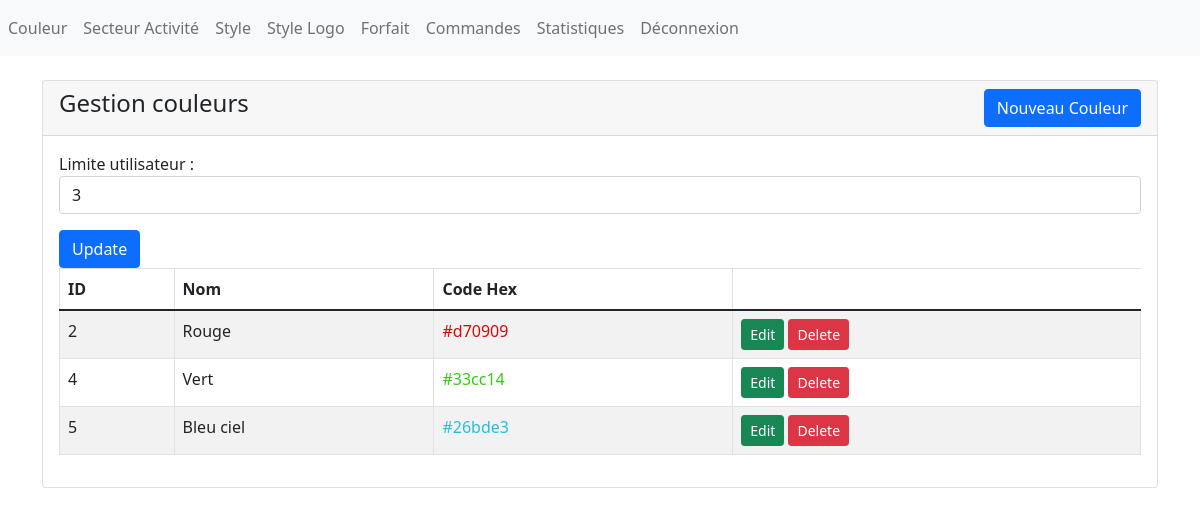
Page /site-logo/admin/Couleur.php (signed in) on the committed database.
### tables this page shows
CREATE TABLE IF NOT EXISTS `limite` (
  `limCouleur` int(11) NOT NULL,
  `limStyle` int(11) NOT NULL
);

CREATE TABLE IF NOT EXISTS `couleur` (
  `id` int(11) NOT NULL AUTO_INCREMENT,
  `libelle` varchar(255) DEFAULT NULL,
  `codeHexa` varchar(10) NOT NULL,
  PRIMARY KEY (`id`)
);

### site-logo/admin/Couleur.php (the view, shortened to what this page needs)
<?php
$bd = new DbConnect();
?>
<!doctype html>
<html lang="fr">
<head>
    <link href="https://cdn.jsdelivr.net/npm/bootstrap@5.1.3/dist/css/bootstrap.min.css" rel="stylesheet">
    <link rel="stylesheet" href="//cdn.jsdelivr.net/npm/alertifyjs@1.13.1/build/css/alertify.min.css" />
</head>
<body>
    <?php include 'asset/lib/navbar.php' ?>
    <div class="container mt-4">
        <div class="row">
            <div class="col-md-12">
                <div class="card">
                    <div class="card-header">
                        <h4>Gestion couleurs
                            <button type="button" class="btn btn-primary float-end" data-bs-toggle="modal" data-bs-target="#addCouleur">
                                Nouveau Couleur
                            </button>
                        </h4>
                    </div>
                    <div class="card-body">
                        <form id="updateLimite">
                            <div class="mb-3">
                                <?php
                                $conn = $bd->connect();
                                $sql = "SELECT limCouleur FROM limite";
                                $req = $conn->prepare($sql);
                                $req->execute();
                                $limite = $req->fetch(PDO::FETCH_ASSOC);
                                ?>
                                <label for="">Limite utilisateur :</label>
                                <input type="number" name="limite" id="limite" class="form-control" value="<?php echo $limite['limCouleur'] ?>" />
                            </div>
                            <button type="submit" class="btn btn-primary">Update</button>
                        </form>
                        <table id="myTable" class="table table-bordered table-striped">
                            <thead>
                                <tr>
                                    <th>ID</th>
                                    <th>Nom</th>
                                    <th>Code Hex</th>
                                </tr>
                            </thead>
                            <tbody>
                                <?php
                                $conn = $bd->connect();
                                $sql = "SELECT * FROM couleur";
                                $req = $conn->prepare($sql);
                                $req->execute();
                                if ($req->rowCount() > 0) {
                                    foreach ($req as $Couleur) {
                                ?>
                                        <tr>
                                            <td><?= $Couleur['id'] ?></td>
                                            <td><?= $Couleur['libelle'] ?></td>
                                            <td class="custom-color" style="color:<?= $Couleur['codeHexa'] ?>"><?= $Couleur['codeHexa'] ?></td>
                                            <td>
                                                <button type="button" value="<?= $Couleur['id']; ?>" class="editCouleurBtn btn btn-success btn-sm">Edit</button>
                                                <button type="button" value="<?= $Couleur['id']; ?>" class="deleteCouleurBtn btn btn-danger btn-sm">Delete</button>
                                            </td>
                                        </tr>
                                <?php
                                    }
                                }
                                ?>
                            </tbody>
                        </table>
                    </div>
                </div>
            </div>
        </div>
    </div>
</body>
</html>

### rows in the picture
limite: limite "3"
couleur: id "2", libelle "Rouge", codeHexa "#d70909"
couleur: id "4", libelle "Vert", codeHexa "#33cc14"
couleur: id "5", libelle "Bleu ciel", codeHexa "#26bde3"
